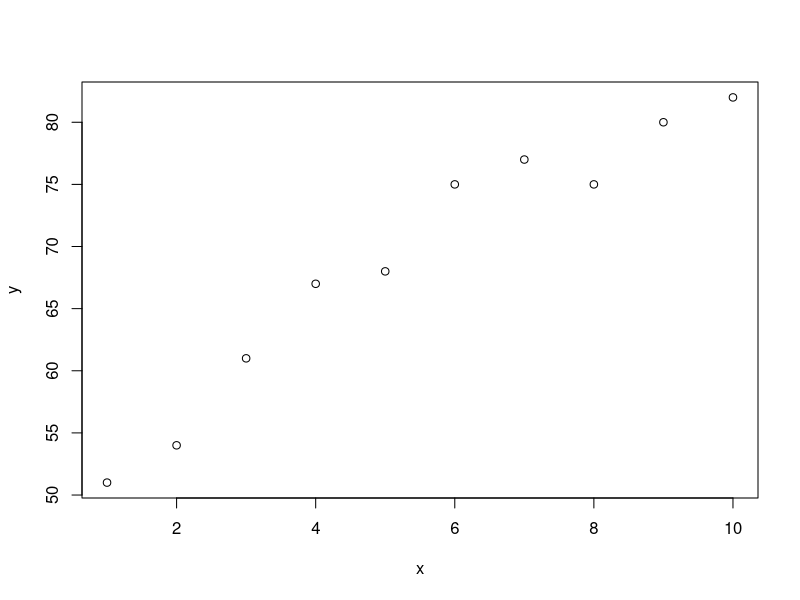
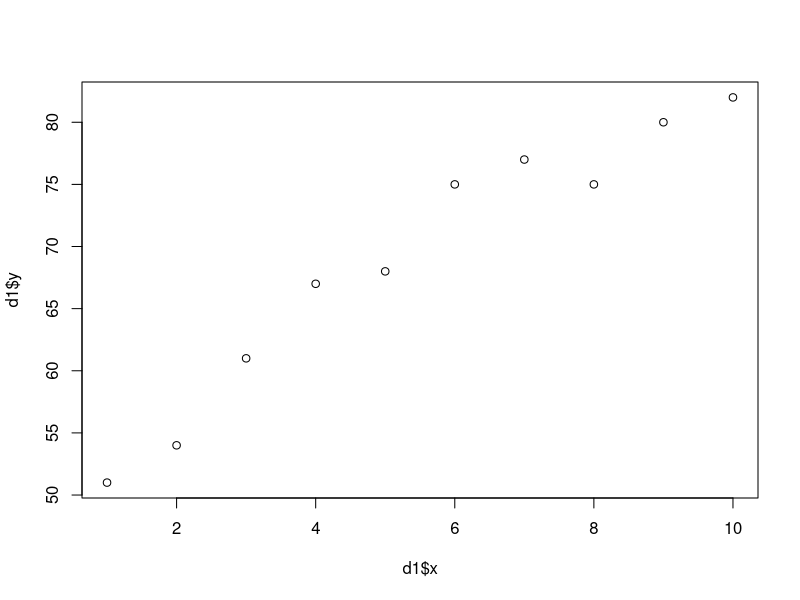

These figures' R source, in order:
#DATA FRAME - AULA 02 - 16/04/2019
d1 <- data.frame(x = 1:10, y = c(51, 54, 61, 67, 68, 75, 77, 75, 80, 82))

#NOMES
names(d1)
class(d1)

#TIPO
d1$x
d1$y


#PLOTANDO OS DADOS DO DATAFRAME
plot(d1)
plot(d1$x, d1$y)





